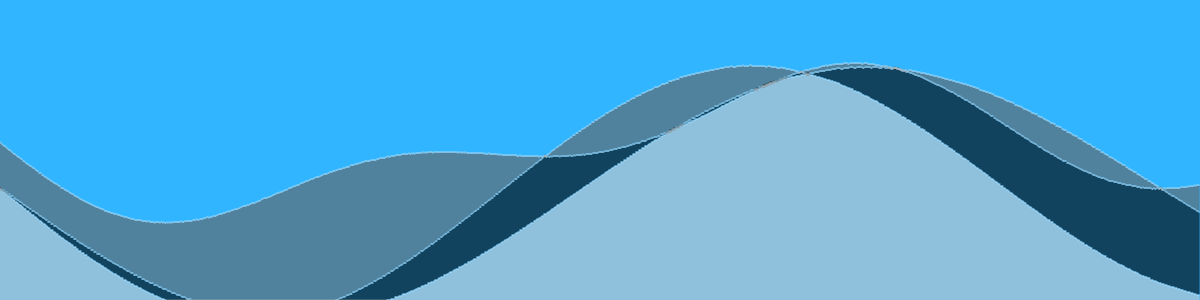
Frame 1 (no input)
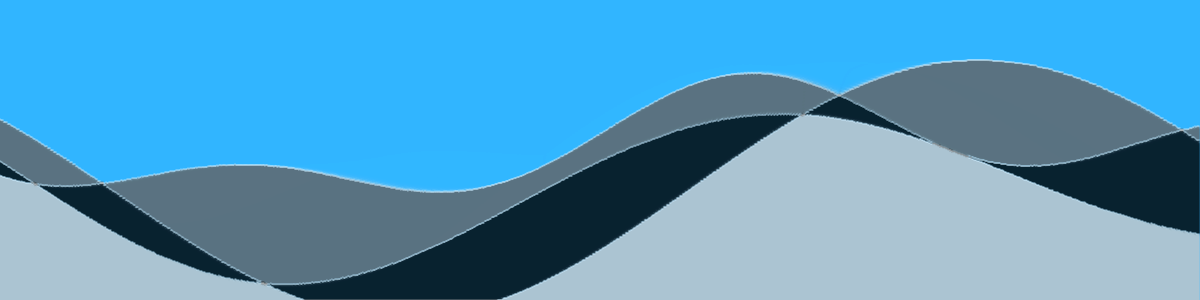
Frame 60 (no input)
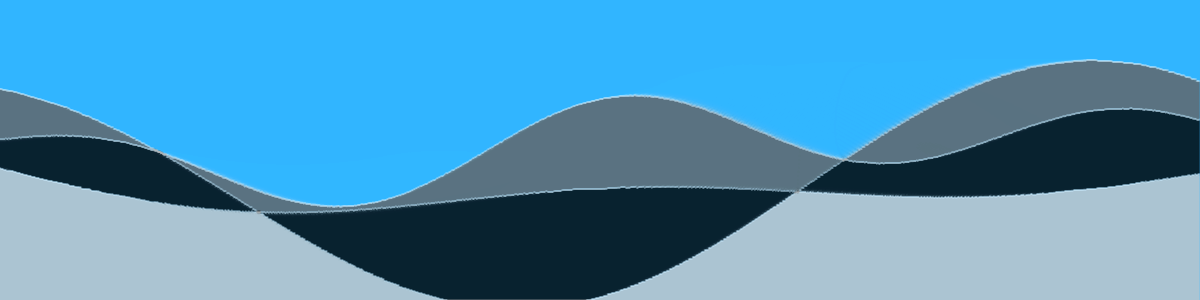
Frame 120 (the mouse pressed at the canvas centre since frame 60)

The p5.js sketch that drew these frames (run headless with seeded random() and noise() and a simulated clock; from frame 60 on, the mouse is pressed at the canvas centre):

// p5.js sketch
// ── sketch.js
	/*
							 animate a sine wave
							 creates two separate sine waves
							 and then a third that's the addition of the others.
							 
							 can modify for each primary wave:
							 -y axis center on display
							 -frequency
							 -speed scrolling accross display 
							 
							 */

							//variables
							var y = 0;
							var y2 = 0;
							var y3 = 0;
							var y4 = 0;
							var angle=0;
							var angle2=0;
							var angle3=0;
							var angle4=0;
							var angleIncrement = -.015;
							var angleIncrement2 = -.005;
							var angleIncrement3 = .0060;
							var angleIncrement4 = .0275;
							var xscale = 0;
							var xscale2 = 0;
							var xscale3 = 0;
							var xscale4 = 0;
							var primaryOn = 0;
							var yp0 = 0;
							var yp1 = 0;
							var yp2 = 0;
							var yp = [];


							setup = function()
								{ 
									  createCanvas(1200,300);
									  background(50,180,255);
									  xscale = 7/width;
									  xscale2 = 6/width;
									  xscale3 = 8/width;
									  xscale4 = 15/width;
									  // frameRate(10);

								};


							draw = function()
								{
								  //reset background
								  background(50,180,255,100);
                  // background (0,100);
								  //increment angle for sin function each loop
								  angle+=angleIncrement;
								  angle2+=angleIncrement2;
								  angle3+=angleIncrement3;
								  angle4+=angleIncrement4;

								  //go through all pixels from left to write
								  for (var x=0;x<width;x+=1)
								  {
									y = floor(((height/3)-5)+(sin((x*xscale)+angle)*((height/4)-10)));
									y2 = floor(((height/3)-5)+(sin((x*xscale2)+angle2)*((height/4)-10)));
									y3 = floor(((height/3)-5)+(sin((x*xscale3)+angle3)*((height/4)-10)));
									y4 = floor(((height/3)-5)+(sin((x*xscale4)+angle4)*((height/4)-10)));
									//calculate points
									yp[0] = floor((abs(y2)+abs(y3)+abs(y4))/2);     
									yp[1] = floor((abs(y)+abs(y3))/1);
									yp[2] = floor((abs(y2)+abs(y))/1);
									
									//fill in the waves
									// stroke(50,128,100,200);
									stroke(100,200);
                  yp = sort(yp);
									line(x,yp[0]+1,x,yp[1]-1);
									stroke(0,200);
									line(x,yp[1]+1,x,yp[2]-1);
									stroke(200,200);
									line(x,yp[2]+1,x,height);

									//Draw primary sin waves
									if (primaryOn == 1)
									{
									  stroke(255,0,0);
									  point(x,y);
									  stroke(0,255,0);
									  point(x,y2);
									  stroke(0,0,255);
									  point(x,y3);
									  stroke(0,255,255);
									  point(x,y4);
									}

									//draw points for waves
									stroke(255,255,255);    
									point(x,yp[0]);  //divide by # of waves added to keep it exactly where primary sin waves are
									point(x,yp[1]);  //divide by # of waves added to keep it exactly where primary sin waves are
									point(x,yp[2]);  //divide by # of waves added to keep it exactly where primary sin waves are
											//divide by 1 to make it full addition.  adjust to 1.1 or other to keep in display  
								  						
								};		
							};	
